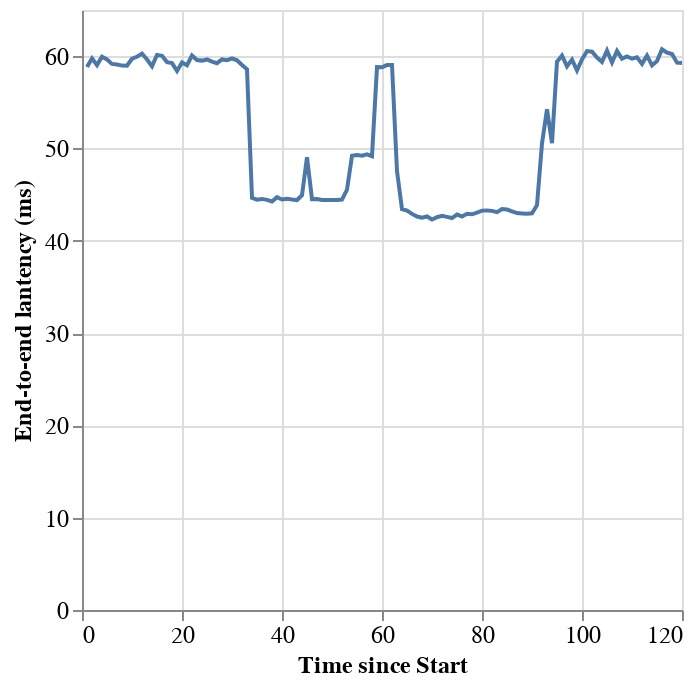

Notebook code cell kept with this figure:
### Code cell
def read_results(prefix, expt_name, since=0):
    results_file = f"results/infer_bench/{prefix}_{expt_name}.csv"
    if expt_name.startswith("High"):
        usage = "3. High"
    if expt_name == "Medium":
        usage = "2. Medium"
    if expt_name == "Low":
        usage = "1. Low" if prefix == "pre" else "4. Low"
    columns = ["since", "latency", "exec_mode"]
    results = pd.read_csv(results_file, names=columns)
    results["latency"] = results.latency * 1000.0 # Convert to ms.
    results["since"] = results["since"] / 1000.0 + since
    results["Usage"] = [usage for _ in range(0, len(results))]
    p99 = results.latency.quantile(0.99)
    results = results[results.latency < p99]
    return results


res1 = read_results("pre", "Low", 0)
low_avg = res1.latency.mean()
res2 = read_results("pre", "Medium", res1.since.max())
medium_avg = res2.latency.mean()
res3 = read_results("pre", "High(10)", res2.since.max())
high_avg = res3.latency.mean()
pre_res = pd.concat([res1, res2, res3])
res4 = read_results("post", "Low", res3.since.max())
res = pd.concat([res1, res2, res3, res4])


# print("Latencies")
# chart1.display()

# expt_dir = "figures/inference"
# svg_str = vlc.vegalite_to_svg(chart1.to_json())
# cairosvg.svg2pdf(bytestring=svg_str, write_to=f"{expt_dir}/latencies.pdf")

res["since"] = pd.to_timedelta(res.since, unit='s')
res = res[["since", "latency"]].groupby(pd.Grouper(key="since", freq="1min")).median()
res["since"] = res.index.total_seconds() / 60 + 1

chart1 = alt.Chart(res).mark_line().encode(
    x = alt.X('since', title='Time since Start'),
    y = alt.Y('latency', title='End-to-end lantency (ms)'),
).properties(
    # title = "Read performance distribution",
    width=300,
    height=300
).configure_axis(
    titleFontSize=12,
    labelFontSize=12
).configure_legend(
    titleFontSize=12,
    labelFontSize=12,
)

chart1

### Figure 1 — Vega-Lite specification as saved in the notebook (floating-point values rounded to 4 significant figures)
{"config": {"view": {"continuousWidth": 300, "continuousHeight": 300}, "axis": {"labelFontSize": 12, "titleFontSize": 12}, "legend": {"labelFontSize": 12, "titleFontSize": 12}}, "data": {"name": "data-baa38797145d10eef1cab3c738b6604c"}, "mark": {"type": "line"}, "encoding": {"x": {"field": "since", "title": "Time since Start", "type": "quantitative"}, "y": {"field": "latency", "title": "End-to-end lantency (ms)", "type": "quantitative"}}, "height": 300, "width": 300, "$schema": "https://vega.github.io/schema/vega-lite/v5.8.0.json", "datasets": {"data-baa38797145d10eef1cab3c738b6604c": [{"latency": 58.82, "since": 1.0}, {"latency": 59.76, "since": 2.0}, {"latency": 59.03, "since": 3.0}, {"latency": 59.94, "since": 4.0}, {"latency": 59.65, "since": 5.0}, {"latency": 59.16, "since": 6.0}, {"latency": 59.1, "since": 7.0}, {"latency": 58.98, "since": 8.0}, {"latency": 58.97, "since": 9.0}, {"latency": 59.72, "since": 10.0}, {"latency": 59.93, "since": 11.0}, {"latency": 60.28, "since": 12.0}, {"latency": 59.63, "since": 13.0}, {"latency": 58.9, "since": 14.0}, {"latency": 60.14, "since": 15.0}, {"latency": 60.03, "since": 16.0}, {"latency": 59.36, "since": 17.0}, {"latency": 59.24, "since": 18.0}, {"latency": 58.4, "since": 19.0}, {"latency": 59.31, "since": 20.0}, {"latency": 59.01, "since": 21.0}, {"latency": 60.07, "since": 22.0}, {"latency": 59.58, "since": 23.0}, {"latency": 59.52, "since": 24.0}, {"latency": 59.64, "since": 25.0}, {"latency": 59.41, "since": 26.0}, {"latency": 59.24, "since": 27.0}, {"latency": 59.64, "since": 28.0}, {"latency": 59.57, "since": 29.0}, {"latency": 59.76, "since": 30.0}, {"latency": 59.55, "since": 31.0}, {"latency": 59.05, "since": 32.0}, {"latency": 58.58, "since": 33.0}, {"latency": 44.65, "since": 34.0}, {"latency": 44.46, "since": 35.0}, {"latency": 44.54, "since": 36.0}, {"latency": 44.43, "since": 37.0}, {"latency": 44.26, "since": 38.0}, {"latency": 44.72, "since": 39.0}, {"latency": 44.47, "since": 40.0}, {"latency": 44.54, "since": 41.0}, {"latency": 44.47, "since": 42.0}, {"latency": 44.41, "since": 43.0}, {"latency": 44.93, "since": 44.0}, {"latency": 49.05, "since": 45.0}, {"latency": 44.5, "since": 46.0}, {"latency": 44.52, "since": 47.0}, {"latency": 44.42, "since": 48.0}, {"latency": 44.42, "since": 49.0}, {"latency": 44.43, "since": 50.0}, {"latency": 44.42, "since": 51.0}, {"latency": 44.46, "since": 52.0}, {"latency": 45.54, "since": 53.0}, {"latency": 49.21, "since": 54.0}, {"latency": 49.29, "since": 55.0}, {"latency": 49.21, "since": 56.0}, {"latency": 49.36, "since": 57.0}, {"latency": 49.16, "since": 58.0}, {"latency": 58.82, "since": 59.0}, {"latency": 58.79, "since": 60.0}, {"latency": 59.03, "since": 61.0}, {"latency": 59.04, "since": 62.0}, {"latency": 47.56, "since": 63.0}, {"latency": 43.42, "since": 64.0}, {"latency": 43.26, "since": 65.0}, {"latency": 42.91, "since": 66.0}, {"latency": 42.62, "since": 67.0}, {"latency": 42.5, "since": 68.0}, {"latency": 42.64, "since": 69.0}, {"latency": 42.31, "since": 70.0}, {"latency": 42.55, "since": 71.0}, {"latency": 42.69, "since": 72.0}, {"latency": 42.59, "since": 73.0}, {"latency": 42.46, "since": 74.0}, {"latency": 42.83, "since": 75.0}, {"latency": 42.63, "since": 76.0}, {"latency": 42.92, "since": 77.0}, {"latency": 42.87, "since": 78.0}, {"latency": 43.05, "since": 79.0}, {"latency": 43.27, "since": 80.0}, {"latency": 43.29, "since": 81.0}, {"latency": 43.24, "since": 82.0}, {"latency": 43.11, "since": 83.0}, {"latency": 43.44, "since": 84.0}, {"latency": 43.39, "since": 85.0}, {"latency": 43.19, "since": 86.0}, {"latency": 43.0, "since": 87.0}, {"latency": 42.96, "since": 88.0}, {"latency": 42.93, "since": 89.0}, {"latency": 42.98, "since": 90.0}, {"latency": 43.85, "since": 91.0}, {"latency": 50.55, "since": 92.0}, {"latency": 54.25, "since": 93.0}, {"latency": 50.58, "since": 94.0}, {"latency": 59.41, "since": 95.0}, {"latency": 60.06, "since": 96.0}, {"latency": 58.9, "since": 97.0}, {"latency": 59.63, "since": 98.0}, {"latency": 58.45, "since": 99.0}, {"latency": 59.65, "since": 100.0}, {"latency": 60.55, "since": 101.0}, {"latency": 60.48, "since": 102.0}, {"latency": 59.84, "since": 103.0}, {"latency": 59.38, "since": 104.0}, {"latency": 60.6, "since": 105.0}, {"latency": 59.32, "since": 106.0}, {"latency": 60.55, "since": 107.0}, {"latency": 59.73, "since": 108.0}, {"latency": 59.97, "since": 109.0}, {"latency": 59.72, "since": 110.0}, {"latency": 59.88, "since": 111.0}, {"latency": 59.16, "since": 112.0}, {"latency": 60.06, "since": 113.0}, {"latency": 59.0, "since": 114.0}, {"latency": 59.48, "since": 115.0}, {"latency": 60.74, "since": 116.0}, {"latency": 60.38, "since": 117.0}, {"latency": 60.24, "since": 118.0}, {"latency": 59.29, "since": 119.0}, {"latency": 59.27, "since": 120.0}]}}
